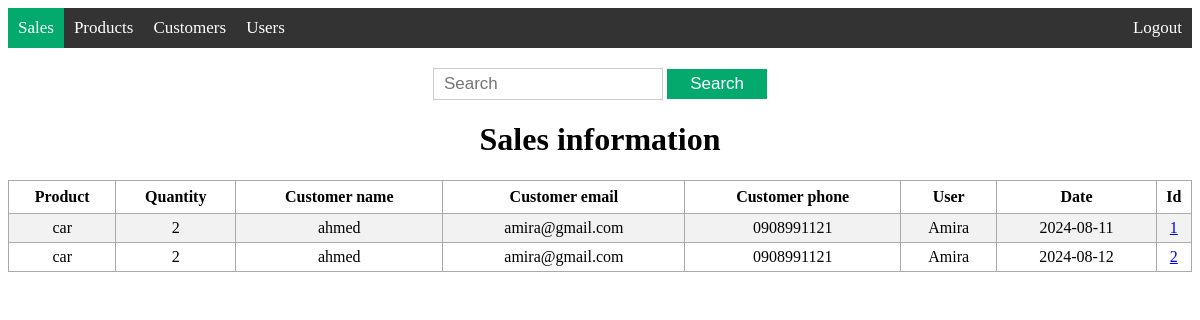
Before: /search_sale with the older database file.
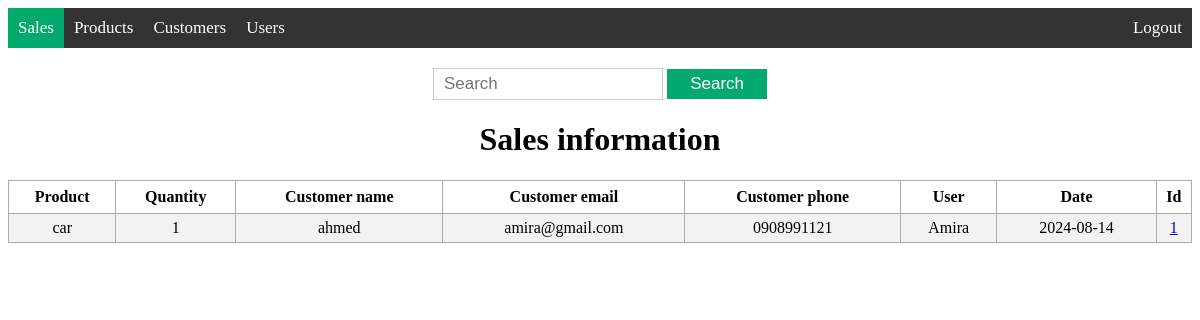
After: the same page with the newer database file.
### models/sale.py (models this page shows, shortened)
class Sale(db.Model):
    id = db.Column(db.Integer, primary_key=True)
    product_name = db.Column(db.String(200), nullable=False)
    product_quantity = db.Column(db.Integer, nullable=False)
    customer_name = db.Column(db.String(200), nullable=False)
    customer_email = db.Column(db.String(200), nullable=False)
    customer_phone = db.Column(db.String(15))
    user_name = db.Column(db.String(200), nullable=False)
    date = db.Column(db.DateTime, default=datetime.now(pytz.UTC))

### app.py (the view)
@app.route('/search_sale', methods=['GET', 'POST'])
def search_sale():
    search = request.args.get('search', '')
    sales = get_sales(search)
    return render_template('search_sale.html', sales=sales)

### models/sale.py (called while the page is built)
def get_sales(search):
    search_pattern = f"%{search}"
    results = Sale.query.filter(
        (Sale.id.like(search_pattern)) | (Sale.product_name.like(search_pattern))
        | (Sale.customer_name.like(search_pattern)) | (Sale.customer_email.like(search_pattern))
        | (Sale.user_name.like(search_pattern)) | (Sale.date.like(search_pattern))
    ).all()
    return results

### templates/search_sale.html (shortened to what this page needs)
{% extends 'base.html' %}
{% block body %}
<div class="content">
    {% block navbar %}
    <div class='topnav'>
        <a class='active' href='/view_sale'>Sales</a>
        <a href='/view_product'>Products</a>
        <a href='/view_customer'>Customers</a>
        <a href='/view_user'>Users</a>
        <a class='logout' href='/logout'>Logout</a>
    </div>
    {% endblock %}
    <div class='search'>
        <form action="{{ url_for('search_sale', search='') }}" method="get">
            <input type='text' placeholder='Search' name='search' id='search'>
            <input type='submit' value="Search">
        </form>
    </div>
    <div class="view">
        <h1 style="text-align: center;">Sales information</h1>
        {% if sales|length < 1 %}
        <h4  style="text-align: center;"> No search results</h4>
        {% else %}
        <table>
            <tr>
                <th>Product</th>
                <th>Quantity</th>
                <th>Customer name</th>
                <th>Customer email</th>
                <th>Customer phone</th>
                <th>User</th>
                <th>Date</th>
                <th>Id</th>
            </tr>
            {% for sale in sales %}
                <tr>
                    <td>{{ sale.product_name }}</td>
                    <td>{{ sale.product_quantity }}</td>
                    <td>{{ sale.customer_name }}</td>
                    <td>{{ sale.customer_email }}</td>
                    <td>{{ sale.customer_phone }}</td>
                    <td>{{ sale.user_name }}</td>
                    <td>{{ sale.date.date() }}</td>
                    <td><a href="/info_sale/{{ sale.id }}">{{ sale.id }}</a></td>
                </tr>
            {% endfor %}
        </table>
        {% endif %}
    </div>
</div>
{% endblock %}

Changed rows visible on the page:
removed Sale: product_name "car", product_quantity "2", customer_name "ahmed", customer_email "amira@gmail.com", customer_phone "0908991121", user_name "Amira", date "2024-08-12", id "2"
changed Sale "car": product_quantity "2" → "1"; date "2024-08-11" → "2024-08-14"
